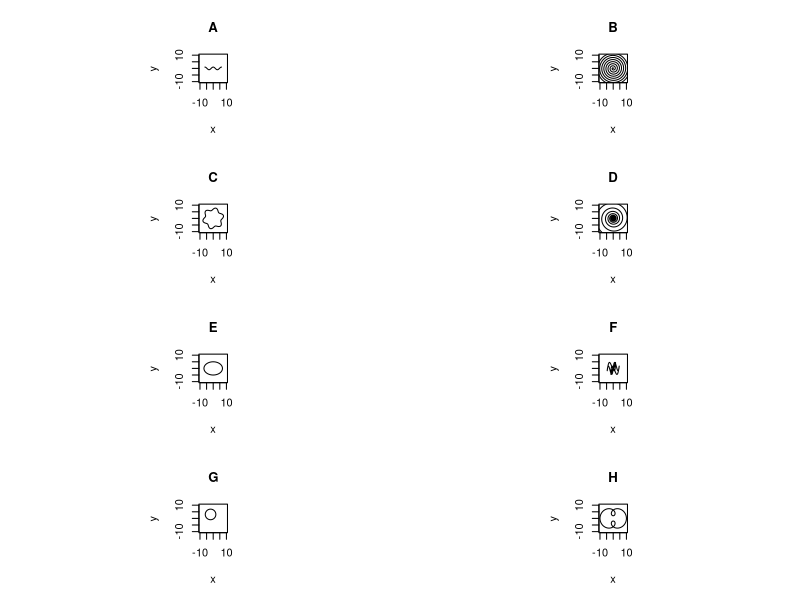

Generate this figure with R:
## ---- chunk 1
## 1 circle centered at origin
r = sample(2:9,1)
c = sample(2:5,2)*sample(c(-1,1),2,T)
xn = paste0(c[1],"+",r,"\\cos(t)")
yn = paste0(c[2],"+",r,"\\sin(t)")
v = 0
w = 2*pi
vn = "0"
wn = "2\\pi"
t = seq(v,w,length.out=1200)
x = c[1]+r*cos(t)
y = c[2]+r*sin(t)
xns = c(xn)
yns = c(yn)
xs = list(x)
ys = list(y)
vns = c(vn)
wns = c(wn)

## 2 ellipse
r = sample(2:8,2)
xn = paste0(r[1],"\\cos(t)")
yn = paste0(r[2],"\\sin(t)")
v = 0
w = 2*pi
vn = "0"
wn = "2\\pi"
t = seq(v,w,length.out=1200)
x = r[1]*cos(t)
y = r[2]*sin(t)
xns = c(xns,xn)
yns = c(yns,yn)
xs[[2]] = x
ys[[2]] = y
vns = c(vns,vn)
wns = c(wns,wn)

## 3 arithmetic spiral
n = sample(2:8,1)
xn = paste0("t\\cos(",n,"t)")
yn = paste0("t\\sin(",n,"t)")
v = 0
w = 4*pi
vn = "0"
wn = "4\\pi"
t = seq(v,w,length.out=1200)
x = t*cos(n*t)
y = t*sin(n*t)
xns = c(xns,xn)
yns = c(yns,yn)
xs[[3]] = x
ys[[3]] = y
vns = c(vns,vn)
wns = c(wns,wn)

## 4 exponential spiral
n = sample(8:18,1)
xn = paste0("e^t\\cos(",n,"t)")
yn = paste0("e^t\\sin(",n,"t)")
v = -4*pi
w = 4*pi
vn = "-4\\pi"
wn = "4\\pi"
t = seq(v,w,length.out=3600)
x = exp(t)*cos(n*t)
y = exp(t)*sin(n*t)
xns = c(xns,xn)
yns = c(yns,yn)
xs[[4]] = x
ys[[4]] = y
vns = c(vns,vn)
wns = c(wns,wn)

## 5 sine product function
n = sample(2:9,4)
r = sample(5:9,1)
xn = paste0(r,"\\sin(",n[1],"t)\\cdot\\sin(",n[2],"t)")
yn = paste0(r,"\\sin(",n[3],"t)\\cdot\\sin(",n[4],"t)")
v = 0
w = 2*pi
vn = "0"
wn = "2\\pi"
t = seq(v,w,length.out=1200)
x = r*sin(n[1]*t)*sin(n[2]*t)
y = r*sin(n[3]*t)*sin(n[4]*t)
xns = c(xns,xn)
yns = c(yns,yn)
xs[[5]] = x
ys[[5]] = y
vns = c(vns,vn)
wns = c(wns,wn)


## 6 moon trajectory
n = sample(3:9,1)
r = sample(5:8,1)
xn = paste0(r,"\\cos(t)+",10-r,"\\cos(",n,"t)")
yn = paste0(r,"\\sin(t)+",10-r,"\\sin(",n,"t)")
v = 0
w = 2*pi
vn = "0"
wn = "2\\pi"
t = seq(v,w,length.out=1200)
x = r*cos(t)+(10-r)*cos(n*t)
y = r*sin(t)+(10-r)*sin(n*t)
xns = c(xns,xn)
yns = c(yns,yn)
xs[[6]] = x
ys[[6]] = y
vns = c(vns,vn)
wns = c(wns,wn)

## 7 star
r = sample(3:7,1)
n = sample(5:9,1)
xn = paste0("(",r,"+\\sin(",n,"t))\\cos(t)")
yn = paste0("(",r,"+\\sin(",n,"t))\\sin(t)")
v = 0
w = 2*pi
vn = "0"
wn = "2\\pi"
t = seq(v,w,length.out=1200)
x = (r+sin(n*t))*cos(t)
y = (r+sin(n*t))*sin(t)
xns = c(xns,xn)
yns = c(yns,yn)
xs[[7]] = x
ys[[7]] = y
vns = c(vns,vn)
wns = c(wns,wn)

## 8 boring
v = -2*pi
w = 2*pi
vn = "-2\\pi"
wn = "2\\pi"
t = seq(v,w,length.out=1200)
typ = sample(1:4,1)
if(typ == 1){
  xn = "t"
  yn = "\\sin(t)"
  x = t
  y = sin(t)
}
if(typ == 2){
  xn = "t"
  yn = "\\cos(t)"
  x = t
  y = cos(t)
}
if(typ == 3){
  xn = "\\cos(t)"
  yn = "t"
  x = cos(t)
  y = t
}
if(typ == 4){
  xn = "\\sin(t)"
  yn = "t"
  x = sin(t)
  y = t
}
xns = c(xns,xn)
yns = c(yns,yn)
xs[[8]] = x
ys[[8]] = y
vns = c(vns,vn)
wns = c(wns,wn)


ord1 = sample(1:8)
ord2 = sample(1:8)

sol = list()
for(i in 1:8){
  sol[[i]] = paste0(1*(ord1[i]==ord2),collapse="")
}

exps = paste0(1:8,". The following parametric equations match graph ##ANSWER",1:8,"## $$x=",xns[ord1],"$$ $$y=",yns[ord1],"$$ $$",vns,"\\le t \\le ",wns,"$$",collapse="\n")

ch = LETTERS[1:8]
al = paste0("* ",ch,"\n",collapse="")

## ---- chunk 2
par(pty="s",mfrow=c(4,2))
for(i in 1:8){
  plot(xs[[ord2[i]]],ys[[ord2[i]]],type="l",xlim=c(-10,10),ylim=c(-10,10),main=LETTERS[i],xlab="x",ylab="y")
}
